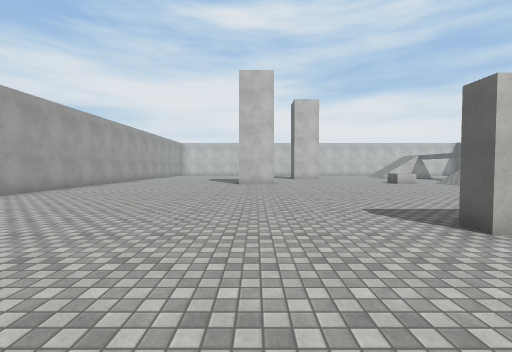
view 1 (above)

19 first-person views from a walk through a scene from a Unity 3-D project. The camera is 1.5 m above the floor, tilts 2° down and sees 90° across. The floor is counted in squares, 2 m on a side. Each view is taken from the middle of a square. On the plan, view 1 faces up. The plan holds only what a view shows up to about 9 squares ahead; the rest is blank. The place goes on beyond the plan. The player is left out. Surface patterns are stand-ins for the level's own textures.

view 2
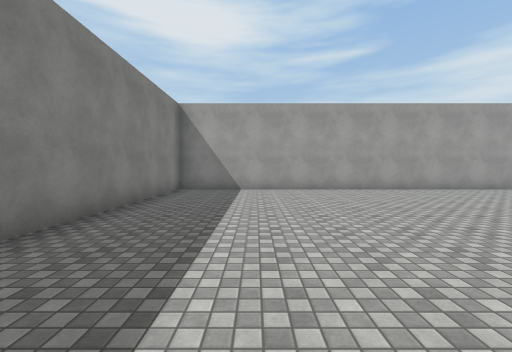

view 3
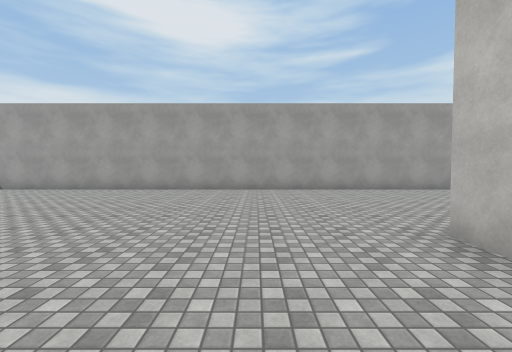

view 4
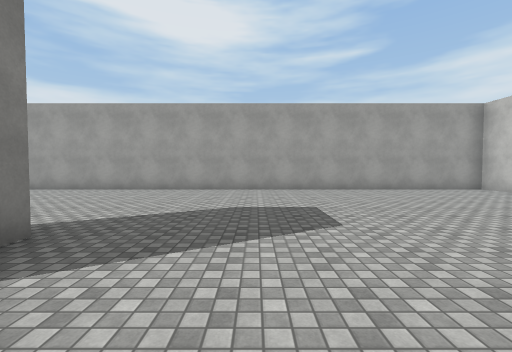

view 5
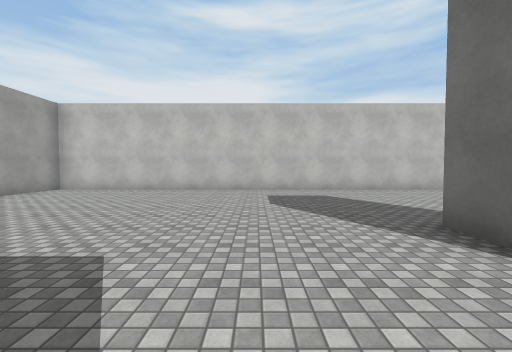

view 6
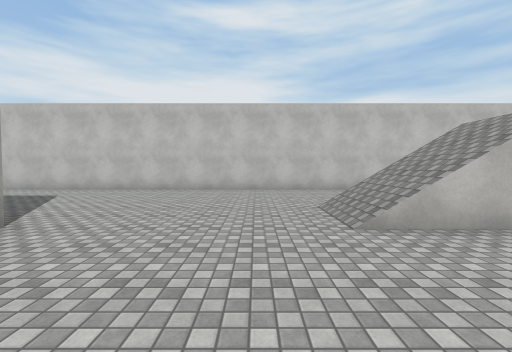

view 7
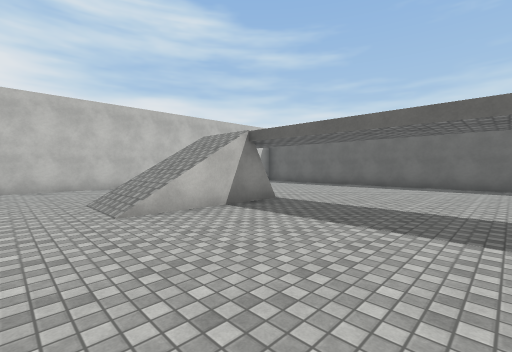

view 8
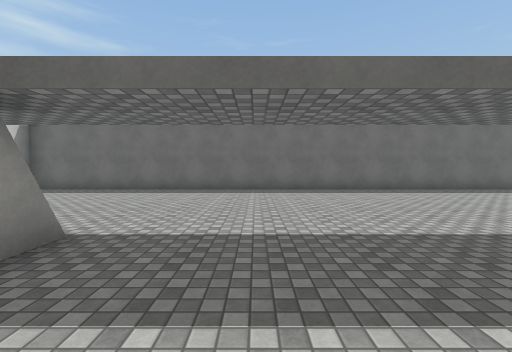

view 9
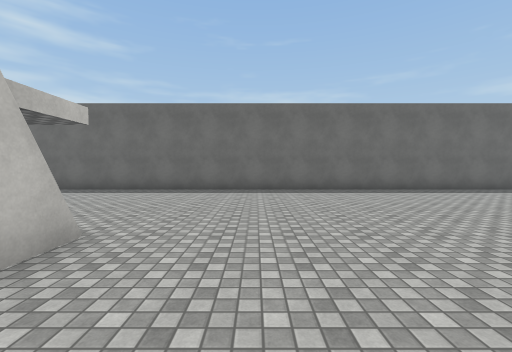

view 10
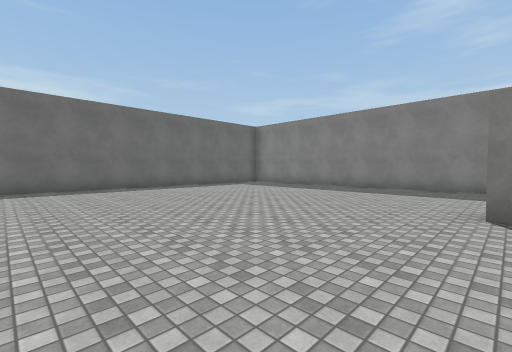

view 11
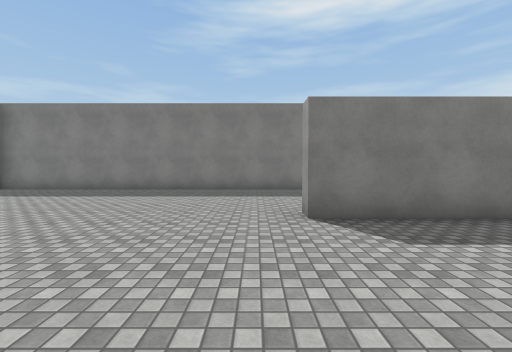

view 12
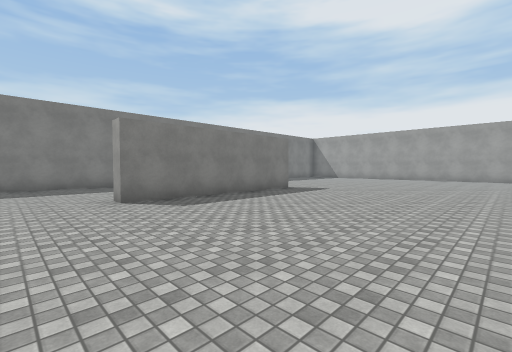

view 13
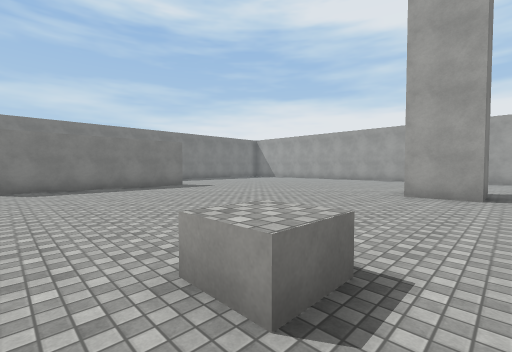

view 14
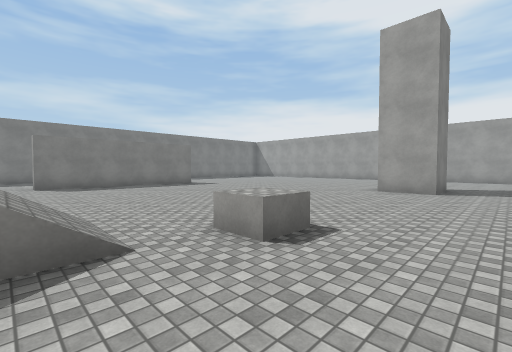

view 15
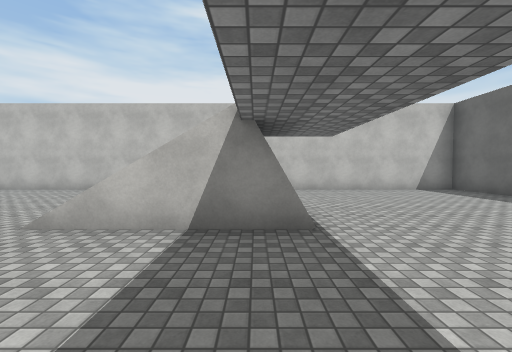

view 16
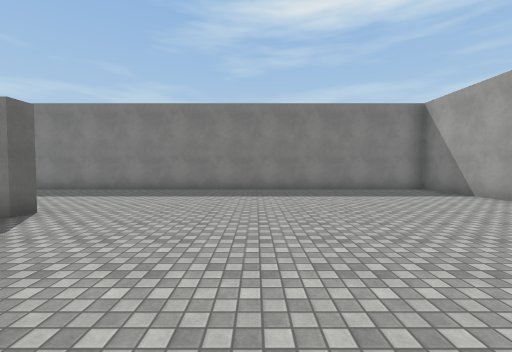

view 17
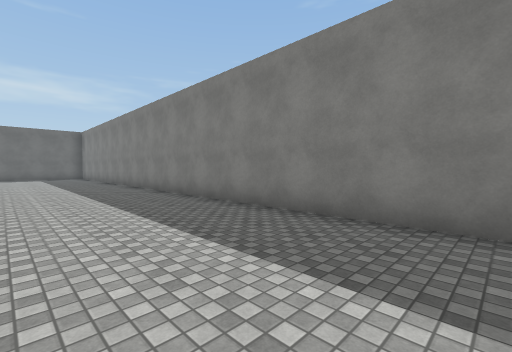

view 18
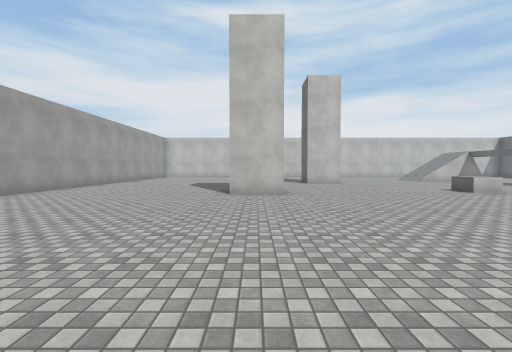

view 19
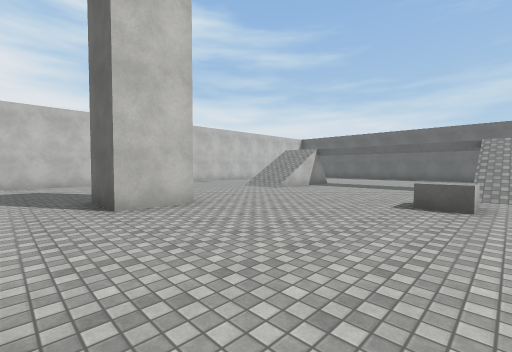

### Floor plan
Points are (right, up) in squares from view 1. A wall is a line through its corners. A room is listed if a view was taken in it or the views show most of it. See-through windows are left out.
Room 1 (views 1, 2, 3, 4, 5, 6, 7, 8, 9, 10, 11, 12, 13, 14, 15, 16, 17, 18, 19)
walls: (3.9, 15.7) (2.3, 15.7) (2.3, 17.2); (11.6, 9.9) (10.8, 9.9); (-0.8, 12.6) (0.8, 12.6) (0.8, 11.1) (-0.8, 11.1); (2.6, 2.8) (2.6, 3.3) (8.2, 3.3) (8.2, 2.8); (17.6, 22.6) (-6.6, 22.6) (-6.6, -1.6) (17.6, -1.6) (17.6, 22.6)
objects: other object (7, 12)

Positions as (right, up) in squares from view 1, and headings:
1: (0, 0), facing up
2: (2, 1), facing left
3: (2, 9), facing left
4: (2, 15), facing left
5: (0, 14), facing up
6: (7, 14), facing up
7: (7, 13), facing up-right
8: (9, 15), facing right
9: (9, 8), facing right
10: (8, 8), facing down-right
11: (9, 7), facing down
12: (10, 9), facing down-left
13: (8, 13), facing down-left
14: (9, 14), facing down-left
15: (11, 14), facing up
16: (-1, 7), facing down
17: (-1, 2), facing down-right
18: (0, 4), facing up
19: (1, 11), facing up-right
